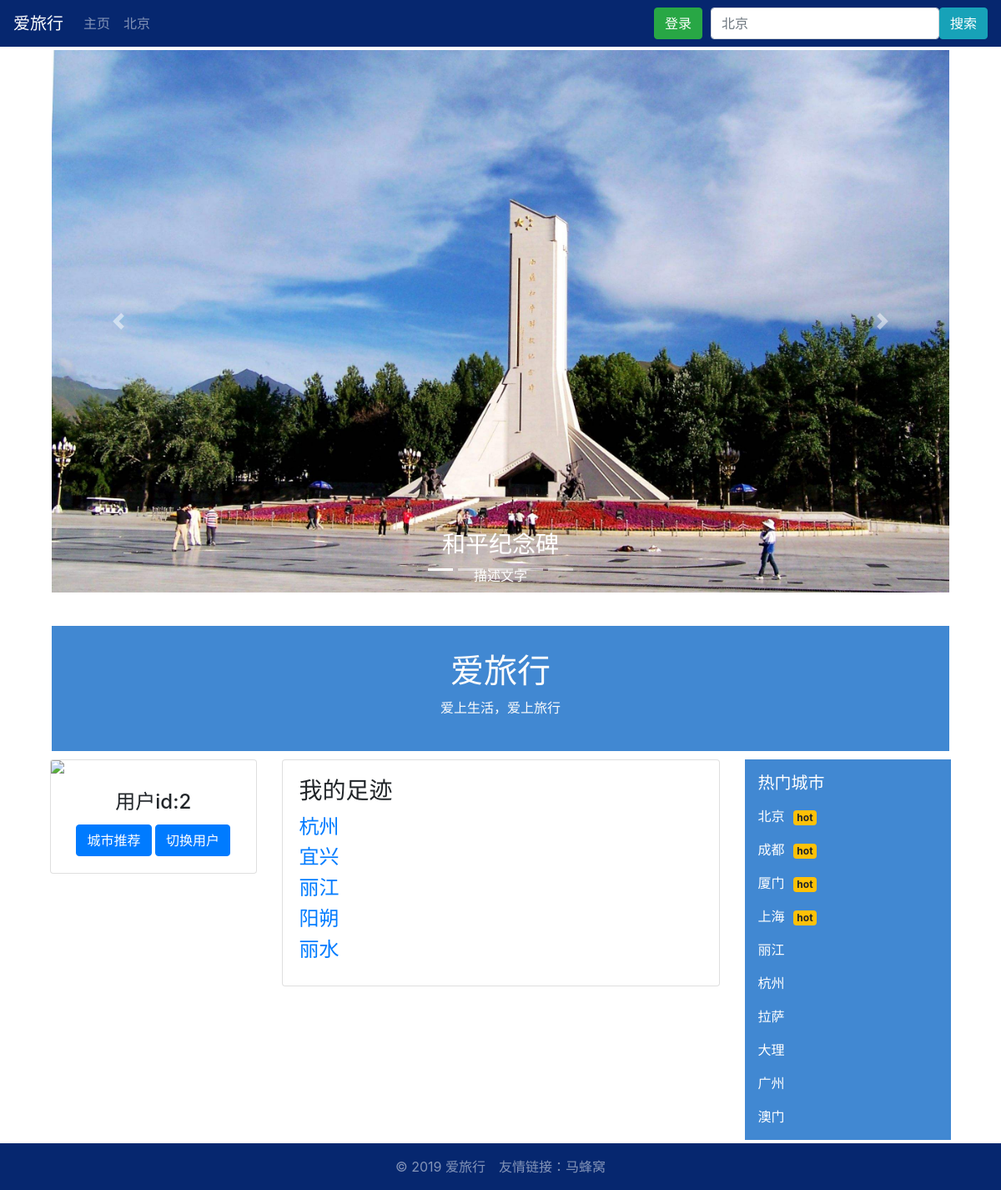
Page /2/ on the committed database.
### TravelRecommend/models.py (models this page shows, shortened)
class CityInfo(models.Model):
    spot_id = models.IntegerField(unique=True)
    spot_name = models.CharField(max_length=32)
    intro = models.CharField(max_length=300,default="简介完善中……")

### TravelRecommend/views.py (the view)
# urls.py: path("<int:id>/", tr_views.user_index),
def user_index(request, id):
    routes = UserCF.UserBasedCF.my_route(id)
    print("ID:",id)
    return render(request,'index.html', {'routes': routes, 'user_id': id})

### TravelRecommend/UserCF.py (called while the page is built)
    def get_dataset(self, pivot=0.75):
        trainSet_len = 0
        testSet_len = 0
        for line_train in models.UserToCity.objects.all()\
                .values_list('user_id__user_id', 'spot_id__spot_id', 'rating', 'timestamp'):
            user, spot, rating, timestamp = line_train
            if user not in self.user_spot:
                self.user_spot[user] = [spot]
            else:
                self.user_spot[user].append(spot)
            self.trainSet.setdefault(user, {})
            self.trainSet[user][spot] = rating
            trainSet_len += 1
            if random.random() < 1-pivot:
                self.testSet.setdefault(user, {})
                self.testSet[user][spot] = rating
                testSet_len += 1
        print('Split trainingSet and testSet success!')
        print('TrainSet = %s' % trainSet_len)
        print('TestSet = %s' % testSet_len)

    def recommend(self, user):
        K = self.n_sim_user
        N = self.n_rec_spot
        rank = {}
        watched_spots = self.trainSet[user]
        for v, wuv in sorted(self.user_sim_matrix[user].items(), key=itemgetter(1), reverse=True)[0:K]:
            for spot in self.trainSet[v]:
                if spot in watched_spots:
                    continue
                rank.setdefault(spot, 0)
                rank[spot] += wuv
        return sorted(rank.items(), key=itemgetter(1), reverse=True)[0:N]

    def evaluate(self):
        print("Evaluation start ...")
        N = self.n_rec_spot
        hit = 0
        rec_count = 0
        test_count = 0
        all_rec_spots = set()
        for i, user, in enumerate(self.trainSet):
            test_spots = self.testSet.get(user, {})
            rec_spots = self.recommend(user)
            for spot, w in rec_spots:
                if spot in test_spots:
                    hit += 1
                all_rec_spots.add(spot)
            rec_count += N
            test_count += len(test_spots)
        precision = 1 - hit / (1.0 * rec_count)
        recall = hit / (1.0 * test_count)
        coverage = len(all_rec_spots) / (1.0 * self.spot_count)
        print('precisioin=%.4f\trecall=%.4f\tcoverage=%.4f' % (precision, recall, coverage))

### TravelRecommend/templates/index.html (shortened to what this page needs)
{% extends 'base.html' %}
{% load staticfiles %}
{% block content %}
    <div class="container">
    {% include 'carousel.html' %}
		<div id="banner" style="margin:0 auto;width:97%;margin-top: 40px;margin-bottom: 10px;height:150px;background-color:#4188D2;background-size: cover;">
		<header class="text-center" style="padding-top:30px ;color: #FCFCFC">
			<h1>爱旅行</h1>
			<p>爱上生活，爱上旅行</p>
		</header>
	</div>
	<div class="container" style="margin-top: 10px">
		<div class="row">
			<div class="col-3">
				<div class="card" style="">
				    <img class="card-img-top" src="{% static "image/user.jpg" %}" style="width:100%">
				    <div class="card-body" style="text-align: center">
				        <h4 class="card-title">用户id:{{ user_id }}</h4>
                        <a href="recommend/" class="btn btn-primary">城市推荐</a>
                        <a href="/login/" class="btn btn-primary">切换用户</a>
				    </div>
				  </div>
			</div>
			<div class="col-6">
					<div class="card" style="">
					    <div class="card-body">
				        <h3 class="card-title">我的足迹</h3>
                            {% for route in routes %}
                                <a href="/{{ route }}/"><h4>{{ route }}</h4></a>
                            {% endfor %}
				    </div>
				  </div>
			</div>
		<div class="col">
			<nav class="navbar navbar-dark" style="background-color: #4188D2	">
			  <ul class="navbar-nav">
                  <a class="navbar-brand" href="/">热门城市</a>
			    <li class="nav-item active">
			      <a class="nav-link" href="/北京/">北京<span class="badge badge-warning" style="margin-left: 10px">hot</span></a>
			      <a class="nav-link" href="/成都/">成都<span class="badge badge-warning" style="margin-left: 10px">hot</span></a>
			      <a class="nav-link" href="/厦门/">厦门<span class="badge badge-warning" style="margin-left: 10px">hot</span></a>
			      <a class="nav-link" href="/上海/">上海<span class="badge badge-warning" style="margin-left: 10px">hot</span></a>
			      <a class="nav-link" href="/丽江/">丽江</a>
			      <a class="nav-link" href="/杭州/">杭州</a>
			      <a class="nav-link" href="/拉萨/">拉萨</a>
			      <a class="nav-link" href="/大理/">大理</a>
			      <a class="nav-link" href="/广州/">广州</a>
			      <a class="nav-link" href="/澳门/">澳门</a>
			    </li>
			  </ul>
			</nav>
		</div>
	</div>
</div>
</div>
{% endblock %}

### TravelRecommend/templates/carousel.html (style rules this page uses)
img { width: 100%; }

### rows in the picture
CityInfo: routes "杭州"
CityInfo: routes "宜兴"
CityInfo: routes "丽江"
CityInfo: routes "阳朔"
CityInfo: routes "丽水"

### other values in the picture
{{ user_id }} "2"
